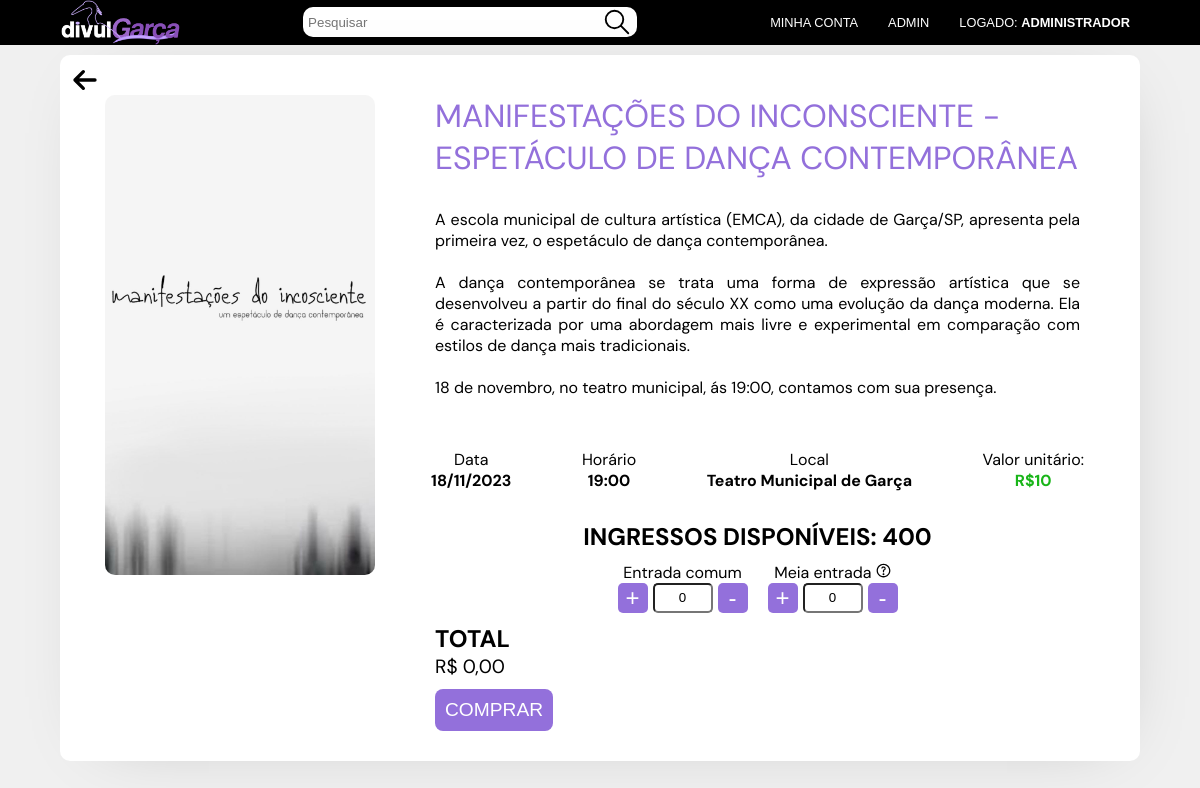
The app's page /reserva.php?evento=51 (signed in) with its own data.
### tables this page shows
CREATE TABLE `posts` (
  `codPostagem` int(11) NOT NULL,
  `Titulo` varchar(120) NOT NULL,
  `Conteudo` varchar(5000) NOT NULL,
  `TotalIngressos` int(11) NOT NULL DEFAULT 0,
  `qtdIngressos` int(11) NOT NULL,
  `Data` date NOT NULL,
  `Horario` time NOT NULL,
  `Local` varchar(40) NOT NULL,
  `Imagem` mediumtext NOT NULL DEFAULT '\'imagens/imagem.png',
  `Banner` mediumtext NOT NULL,
  `Valor` double NOT NULL,
  `Classificacao` varchar(3) NOT NULL
);

### conexao.php (called while the page is built, shortened)
<?php
require_once("header.php");
function converterData($dataNoFormatoAAAAMMDD) {
    $timestamp = strtotime($dataNoFormatoAAAAMMDD);
    $novaData = date('d/m/Y', $timestamp);
    return $novaData;
}
function removerSegundos($horaCompleta) {
    $tempo = explode(':', $horaCompleta);
    if (isset($tempo[0], $tempo[1])) {
        return $tempo[0] . ':' . $tempo[1];
    } else {
        return $horaCompleta;
    }
}
?>

### reserva.php (the view, shortened to what this page needs)
<?php
    require_once("conexao.php");
    $postid = $_GET['evento'];
    $sql = "SELECT * FROM posts WHERE codPostagem = $postid";
    $todos_produtos = $conn->query($sql);
    $DadosLogin = null;
    if (isset($_SESSION['__DVC_DadosLogin'])) {
        $DadosLogin = $_SESSION['__DVC_DadosLogin'];
    }
    $total = 0; while($row = mysqli_fetch_assoc($todos_produtos)) { $total ++;
?>
<!DOCTYPE html>
<html lang="pt-br">
<head>
    <link rel="stylesheet" href="style.css">
    <link rel="stylesheet" href="reserva.css">
    <link rel="stylesheet" href="reserva.css">
</head>
<body>
<?php CriarHeader(2, $DadosLogin); ?>
    <div class="eventos_show" style="margin-bottom: 30px;">
        <div class="evento_show">
            <a href="evento.php?evento=<?php echo $postid ?>"><svg class="svgbtn" width="40px" height="40px" viewBox="0 0 24 24" fill="none" xmlns="http://www.w3.org/2000/svg">
            <path d="M6 12H18M6 12L11 7M6 12L11 17" stroke="#000000" stroke-width="2" stroke-linecap="round" stroke-linejoin="round"/>
            </svg></a>
            <img src=<?php echo $row["Imagem"]; ?> alt="Imagem" width="300" height="480">
            <div class="conteudo">
                <h1 style='font-size: 2em;'><?php echo $row["Titulo"]; ?></h1>
                <p style="margin-top: 20px;"><?php echo $row["Conteudo"]; ?></p>
                <ul style="margin: 20px 0 20px 0;">
                    <li style='text-align:center;'>Data<br><b><?php echo converterData($row['Data']); ?></b></li>
                    <li style='text-align:center;'>Horário<br><b><?php echo removerSegundos($row['Horario']); ?></b></li>
                    <li style='text-align:center;'>Local<br><b><?php echo $row['Local']; ?></b></li>
                    <li style='text-align:center;'>Valor unitário:<br><b style='color: #19B519;'>R$<?php echo $row['Valor']; ?></b></li>
                </ul>
                <?php if($row["qtdIngressos"] > 0) { ?>
                <h2 style='text-align: center;'>INGRESSOS DISPONÍVEIS: <?php echo $row["qtdIngressos"]; ?></h2>
                <div class="botoes">
                    <div class="entrada">
                        <span>Entrada comum</span>
                        <div class="botao">
                            <button id="inteira_mais">+</button>
                            <input type="text" name="inteira" id="inteira" value="0">
                            <button id="inteira_menos">-</button>
                        </div>
                    </div>
                    <div class="entrada">
                        <span title="A meia entrada é reservada para gestantes, deficientes, idosos e estudantes. Deverá comprovar no local.">Meia entrada </span>
                        <div class="botao">
                            <button id="meia_mais">+</button>
                            <input type="text" name="meia" id="meia" value="0">
                            <button id="meia_menos">-</button>
                        </div>
                    </div>
                </div>
                <div class="centro">
                    <div class="entrada">
                        <h3 style='font-size: 1.5rem;'>TOTAL</h3>
                        <span id="total" style='font-size: 1.2rem;'>R$ 0,00</span>
                    </div>
                    <form style="margin-top: 10px;" action="conexao.php" method="POST" name="compra">
                        <input type="submit" value="COMPRAR" name="comprar" class="comprar">
                    </form>
                </div>
                <?php
                    if(isset($_GET['err'])) {
                        if($_GET['err'] == 1) { ?>
                         <div class="alerta" style="margin-left: 30px; padding: 15px; background-color: #FFD6D6; border-color: #FF4D4D;">
                            <svg width="20px" height="20px" viewBox="-0.5 0 25 25" fill="none" xmlns="http://www.w3.org/2000/svg">
                                <path d="M10.8809 16.15C10.8809 16.0021 10.9101 15.8556 10.967 15.7191C11.024 15.5825 11.1073 15.4586 11.2124 15.3545C11.3175 15.2504 11.4422 15.1681 11.5792 15.1124C11.7163 15.0567 11.8629 15.0287 12.0109 15.03C12.2291 15.034 12.4413 15.1021 12.621 15.226C12.8006 15.3499 12.9399 15.5241 13.0211 15.7266C13.1024 15.9292 13.122 16.1512 13.0778 16.3649C13.0335 16.5786 12.9272 16.7745 12.7722 16.9282C12.6172 17.0818 12.4204 17.1863 12.2063 17.2287C11.9922 17.2711 11.7703 17.2494 11.5685 17.1663C11.3666 17.0833 11.1938 16.9426 11.0715 16.7618C10.9492 16.5811 10.8829 16.3683 10.8809 16.15ZM11.2408 13.42L11.1008 8.20001C11.0875 8.07453 11.1008 7.94766 11.1398 7.82764C11.1787 7.70761 11.2424 7.5971 11.3268 7.5033C11.4112 7.40949 11.5144 7.33449 11.6296 7.28314C11.7449 7.2318 11.8697 7.20526 11.9958 7.20526C12.122 7.20526 12.2468 7.2318 12.3621 7.28314C12.4773 7.33449 12.5805 7.40949 12.6649 7.5033C12.7493 7.5971 12.813 7.70761 12.8519 7.82764C12.8909 7.94766 12.9042 8.07453 12.8909 8.20001L12.7609 13.42C12.7609 13.6215 12.6809 13.8149 12.5383 13.9574C12.3958 14.0999 12.2024 14.18 12.0009 14.18C11.7993 14.18 11.606 14.0999 11.4635 13.9574C11.321 13.8149 11.2408 13.6215 11.2408 13.42Z" fill="#000000"/>
                                <path d="M12 21.5C17.1086 21.5 21.25 17.3586 21.25 12.25C21.25 7.14137 17.1086 3 12 3C6.89137 3 2.75 7.14137 2.75 12.25C2.75 17.3586 6.89137 21.5 12 21.5Z" stroke="#000000" stroke-width="1.5" stroke-linecap="round" stroke-linejoin="round"/>
                            </svg>
                            <p>Selecione pelo menos 1 ingresso</p>
                        </div>
                        <?php }
                        if($_GET['err'] == 2) { ?>
                         <div class="alerta" style="margin-left: 30px; padding: 15px; background-color: #FFD6D6; border-color: #FF4D4D;">
                            <svg width="20px" height="20px" viewBox="-0.5 0 25 25" fill="none" xmlns="http://www.w3.org/2000/svg">
                                <path d="M10.8809 16.15C10.8809 16.0021 10.9101 15.8556 10.967 15.7191C11.024 15.5825 11.1073 15.4586 11.2124 15.3545C11.3175 15.2504 11.4422 15.1681 11.5792 15.1124C11.7163 15.0567 11.8629 15.0287 12.0109 15.03C12.2291 15.034 12.4413 15.1021 12.621 15.226C12.8006 15.3499 12.9399 15.5241 13.0211 15.7266C13.1024 15.9292 13.122 16.1512 13.0778 16.3649C13.0335 16.5786 12.9272 16.7745 12.7722 16.9282C12.6172 17.0818 12.4204 17.1863 12.2063 17.2287C11.9922 17.2711 11.7703 17.2494 11.5685 17.1663C11.3666 17.0833 11.1938 16.9426 11.0715 16.7618C10.9492 16.5811 10.8829 16.3683 10.8809 16.15ZM11.2408 13.42L11.1008 8.20001C11.0875 8.07453 11.1008 7.94766 11.1398 7.82764C11.1787 7.70761 11.2424 7.5971 11.3268 7.5033C11.4112 7.40949 11.5144 7.33449 11.6296 7.28314C11.7449 7.2318 11.8697 7.20526 11.9958 7.20526C12.122 7.20526 12.2468 7.2318 12.3621 7.28314C12.4773 7.33449 12.5805 7.40949 12.6649 7.5033C12.7493 7.5971 12.813 7.70761 12.8519 7.82764C12.8909 7.94766 12.9042 8.07453 12.8909 8.20001L12.7609 13.42C12.7609 13.6215 12.6809 13.8149 12.5383 13.9574C12.3958 14.0999 12.2024 14.18 12.0009 14.18C11.7993 14.18 11.606 14.0999 11.4635 13.9574C11.321 13.8149 11.2408 13.6215 11.2408 13.42Z" fill="#000000"/>
                                <path d="M12 21.5C17.1086 21.5 21.25 17.3586 21.25 12.25C21.25 7.14137 17.1086 3 12 3C6.89137 3 2.75 7.14137 2.75 12.25C2.75 17.3586 6.89137 21.5 12 21.5Z" stroke="#000000" stroke-width="1.5" stroke-linecap="round" stroke-linejoin="round"/>
                            </svg>
                            <p>Não há essa quantia de ingressos disponíveis! Por favor, selecione um número menor.</p>
                        </div>
                        <?php }
                    } } ?>
            </div>
        </div>
        <?php }
        ?>
    </div>
</body>
</html>

### header.php (shortened to what this page needs)
<link rel="stylesheet" href="header.css">
<?php
function CriarHeader($pagina, $DadosLogin) {
    $AdminLevel = 0;
    if($DadosLogin != null) {
        $AdminLevel = intval($DadosLogin["Admin"]);
    } ?>
    <header>
    <a href="index.php" class="none"><img class="logo-maior" src="imagens/logo2.png" alt="Logo" width="120px"><img class="logo-menor" src="imagens/logo_menor.png" alt="Logo" width="60px"></a>
    <?php if($pagina <= 2 || $pagina == 4) { ?>
    <form class="pesquisa" action="index.php" method="GET">
        <input type="search" name="search" placeholder="Pesquisar">
        <button type="submit"></button>
    </form>
    <?php } ?>
    <ul class="h-opcs">
        <li class="header-li"> <?php if(isset($DadosLogin)) { ?>
            <a href="conta.php" <?php if($pagina == 4) echo"class='sel'";?>>Minha conta</a>
            <?php } ?>
        </li>
        <li class="header-li"><?php if($AdminLevel == 1) { ?><a href='admin.php' <?php if($pagina == 3) echo"class='sel'"; ?>>Admin</a></li>
        <li class="header-li"> <?php } if(isset($DadosLogin)) { ?>
            <a href="deslogar.php">Logado: <b><?php echo $DadosLogin['Nome']; ?></b></a>
        <?php } else { ?><a href='login.php' <?php if($pagina == 5) echo"class='sel'"; ?>>LOGIN</a> <?php } ?>
        </li>
    </ul>
</header>
<?php } ?>

### header.css (style rules this page uses)
header { display: flex; flex-direction: left; justify-content: space-between; padding-left: 5%; padding-right: 5%; align-items: center; color: white; background-color: black; }
header img { padding: 5px; }
.h-opcs { display: flex; flex-direction: row; list-style-type: none; margin: 0; padding: 0; text-transform: uppercase; gap: 10px; }
.header-li { align-self: center; white-space: nowrap; font-size: 0.8rem; text-transform: uppercase; font-family: Arial, Helvetica, sans-serif; }
.header-li a { color: inherit; text-decoration: none; padding: 10px; border-radius: 6px; }
.pesquisa { margin: 0; padding: 0 5px 0 5px; display: flex; align-items: center; gap: 5px; background-color: white; border-radius: 10px; width: 30%; }
.pesquisa input { background-color: none; border: none; width: 100%; appearance: none; -webkit-appearance: none; -moz-appearance: none; }
.pesquisa button { background-color: transparent; margin: 0; border: 0; padding: 0; }
.logo-maior { display: block; margin: 0; padding: 0; }

### style.css (style rules this page uses)
body { padding: 0%; margin: 0%; font-family: 'DM Sans', sans-serif; background-color: #f0f0f0; display: flex; flex-direction: column; min-height: 100vh; }
img { max-width: 280px; }
a { text-decoration: none; color: inherit; }

### reserva.css (style rules this page uses)
* { margin: 0; padding: 0; }
.eventos_show { display: flex; flex-direction: row; align-items: stretch; margin-left: 5%; margin-right: 5%; margin-top: 10px; gap: 20px; width: 90%; }
.evento_show { display: flex; flex-direction: row; align-items: left; padding: 0; width: 100%; padding-bottom: 30px; color: black; text-align: left; background-color: white; border-radius: 10px; -webkit-box-shadow: 7px 7px 69px -37px rgba(0,0,0,0.26); -moz-box-shadow: 7px 7px 69px -37px rgba(0,0,0,0.26); box-shadow: 7px 7px 69px -37px rgba(0,0,0,0.26); font-weight: normal; }
.evento_show p { text-align: justify; margin: 0; margin-left: 30px; margin-right: 30px; font-size: 1rem; }
.evento_show h1 { color: #9370DB; margin: 0; padding: 0; margin-left: 30px; margin-right: 30px; font-size: 3rem; text-transform: uppercase; font-weight: normal; }
.conteudo { display: flex; flex: 9; flex-direction: left; flex-direction: column; margin: 0; margin-left: 30px; margin-right: 30px; margin-top: 40px; gap: 10px; }
.svgbtn { border-radius: 100%; margin: 5px 0 0 5px; }
.evento_show a { height: auto; }
.evento_show img { border-radius: 10px; max-width: 300px; margin-top: 40px; flex: 1; }
li { text-decoration: none; }
.evento_show ul { display: flex; flex-direction: row; justify-content: center; list-style-type: none; gap: 10%; }
.botao { display: flex; flex-direction: row; gap: 5px; }
.botao button { font-size: 1.5em; background-color: #9370DB; border: none; border-radius: 5px; padding: 0; width: 30px; height: 30px; color: white; cursor: pointer; }
.botoes { display: flex; flex-direction: row; gap: 20px; text-align: center; align-self: center; }
.botoes input { text-align: center; width: 60px; border-radius: 5px; }
.entrada { gap: 10px; }
.comprar { background-color: #9370DB; border: none; border-radius: 8px; padding: 10px; color: white; font-size: 1.2rem; cursor: pointer; }
.centro { margin-left: 30px; }

### records on screen
posts: Imagem (picture), Titulo "MANIFESTAÇÕES DO INCONSCIENTE - ESPETÁCULO DE DANÇA CONTEMPORÂNEA", Conteudo "A escola municipal de cultura artística (EMCA), da cidade de Garça/SP, apresenta pela primeira vez, o espetáculo de dança contemporânea. A dança contemporânea se trata uma forma de expressão artística que se desenvolveu a partir do final do século XX como uma evolução da dança moderna. Ela é caracterizada por uma abordagem mais livre e experimental em comparação com estilos de dança mais tradicionais. 18 de novembro, no teatro municipal, ás 19:00, contamos com sua presença.", Data "18/11/2023", Horario "19:00", Local "Teatro Municipal de Garça", Valor "10", qtdIngressos "400"
